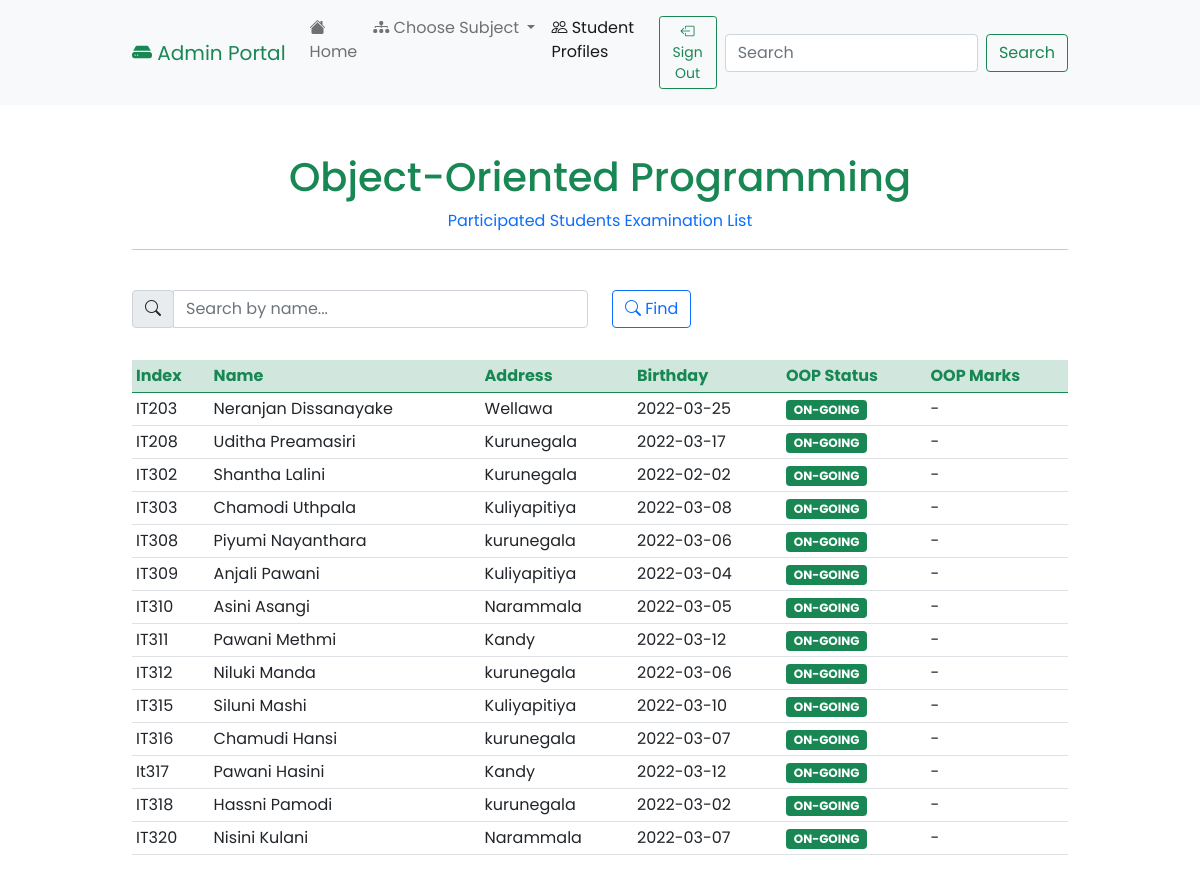
Page /list_oop_on.php (signed in) on the committed database.
### tables this page shows
CREATE TABLE `students` (
  `index` varchar(255) NOT NULL,
  `name` varchar(255) NOT NULL,
  `address` varchar(255) NOT NULL,
  `birthday` varchar(255) NOT NULL,
  `oop` varchar(255) NOT NULL,
  `oopmarks` varchar(255) NOT NULL,
  `wad` varchar(255) NOT NULL,
  `wadmarks` varchar(255) NOT NULL,
  `idcp` varchar(255) NOT NULL,
  `idcpmarks` varchar(255) NOT NULL
);

### list_oop_on.php (the view, shortened to what this page needs)
<!doctype html>
<html lang="en">
<head>
    <link href="https://cdn.jsdelivr.net/npm/bootstrap@5.0.2/dist/css/bootstrap.min.css" rel="stylesheet">
    <link rel="stylesheet" href="https://cdn.jsdelivr.net/npm/bootstrap-icons@1.8.1/font/bootstrap-icons.css">
    <link rel="stylesheet" href="styles/main.css">
</head>
<body>
    <nav class="navbar navbar-expand-lg navbar-light bg-light">
        <div class="container-fluid">
            <a class="navbar-brand text-success" href="admin_portal_home.php"><i class="bi bi-hdd-fill"></i> Admin Portal</a>
            <div class="collapse navbar-collapse" id="navbarSupportedContent">
                <ul class="navbar-nav me-auto mb-2 mb-lg-0">
                    <li class="nav-item">
                        <a class="nav-link" aria-current="page" href="admin_portal_home.php"><i class="bi bi-house-fill"></i> Home</a>
                    </li>
                    <li class="nav-item dropdown">
                        <a class="nav-link dropdown-toggle" href="#" id="navbarDropdown" role="button" data-bs-toggle="dropdown" aria-expanded="false">
                            <i class="bi bi-diagram-3-fill"></i> Choose Subject
                        </a>
                    </li>
                    <li class="nav-item">
                        <a class="nav-link active" href="student_db.php"><i class="bi bi-people"></i> Student Profiles</a>
                    </li>
                    <li class="nav-item">
                        <a class="nav-link" aria-current="page" href="database/sign_out_admin.php"><button type="button" class="btn btn-outline-success btn-sm"><i class="bi bi-box-arrow-left"></i> Sign Out</button></a>
                    </li>
                </ul>
                <form class="d-flex">
                    <input class="form-control me-2" type="search" placeholder="Search" aria-label="Search" onkeyup="myFunction1()" id="myInput1">
                    <button class="btn btn-outline-success" type="submit">Search</button>
                </form>
            </div>
        </div>
    </nav>
    <br>
    <br>
    <center>
        <h1 class="log-head text-success">Object-Oriented Programming</h1>
        <h9 class="sub-head text-primary">Participated Students Examination List</h9>
        <br>
        <div class="container-fluid">
            <hr>
        </div>
    </center>
    <br>
    <div class="container-fluid">
        <div class="search">
            <form>
                <div class="row">
                    <div class="col">
                        <div class="input-group">
                            <div class="input-group-prepend">
                                <div class="input-group-text"><i class="bi bi-search"></i></div>
                            </div>
                            <input type="text" class="form-control" onkeyup="myFunction()" id="myInput" placeholder="Search by name...">
                        </div>
                    </div>
                    <div class="col">
                        <button type="button" class="btn btn-outline-primary mb-2"><i class="bi bi-search"></i> Find</button>
                    </div>
                </div>
            </form>
            <br>
        </div>
        <table class="table table-hover table-sm" id="myTable">
            <thead class="table-success">
                <tr>
                    <th class="tblhead" scope="col">Index</th>
                    <th class="tblhead" scope="col">Name</th>
                    <th class="tblhead" scope="col">Address</th>
                    <th class="tblhead" scope="col">Birthday</th>
                    <th class="tblhead" scope="col">OOP Status</th>
                    <th class="tblhead" scope="col">OOP Marks</th>
                </tr>
            </thead>
            <tbody>
            <?php
                include 'database/db_connect.php';
                $sql = "SELECT `index`, `name`, `address`, `birthday`, `oop`, `oopmarks`, `wad`, `wadmarks`, `idcp`, `idcpmarks` from `students` where `oop` = 'On-Going'";
                $result = $conn->query($sql);
                if ($result->num_rows > 0) {
                    if (!$conn) {
                        die('Database is not connected!');
                    } else {
                        while ($row = $result->fetch_assoc()) {
                            $oop = $row["oop"];
                            if ($oop == "Participated") {
                                $oopvar = "bg-danger";
                            } else if ($oop == "On-Going") {
                                $oopvar = "bg-success";
                            }
                            echo
                            "<tr><td>" . $row["index"] .
                            "</td><td>" . $row["name"] .
                            "</td><td>" . $row["address"] .
                            "</td><td>" . $row["birthday"] .
                            "</td><td><span class='badge $oopvar text-uppercase'>" . $row["oop"] .
                            "</span></td><td>" . $row["oopmarks"] .
                            "</td></tr>";
                        }
                    }
                    echo "</tbody>";
                    echo "</table>";
                } else {
                    echo "No records in database";
                }
            ?>
    </div>
</body>
</html>

### styles/main.css (style rules this page uses)
* { font-family: 'Poppins', sans-serif; }
.container-fluid { max-width: 80%; }
.navbar-brand { color: #198754; }
.active { color: #0d6efd; }
.tblhead { color: #198754; }

### rows in the picture
students: index "IT203", name "Neranjan Dissanayake", address "Wellawa", birthday "2022-03-25", oop "ON-GOING", oopmarks "-"
students: index "IT208", name "Uditha Preamasiri", address "Kurunegala", birthday "2022-03-17", oop "ON-GOING", oopmarks "-"
students: index "IT302", name "Shantha Lalini", address "Kurunegala", birthday "2022-02-02", oop "ON-GOING", oopmarks "-"
students: index "IT303", name "Chamodi Uthpala", address "Kuliyapitiya", birthday "2022-03-08", oop "ON-GOING", oopmarks "-"
students: index "IT308", name "Piyumi Nayanthara", address "kurunegala", birthday "2022-03-06", oop "ON-GOING", oopmarks "-"
students: index "IT309", name "Anjali Pawani", address "Kuliyapitiya", birthday "2022-03-04", oop "ON-GOING", oopmarks "-"
students: index "IT310", name "Asini Asangi", address "Narammala", birthday "2022-03-05", oop "ON-GOING", oopmarks "-"
students: index "IT311", name "Pawani Methmi", address "Kandy", birthday "2022-03-12", oop "ON-GOING", oopmarks "-"
students: index "IT312", name "Niluki Manda", address "kurunegala", birthday "2022-03-06", oop "ON-GOING", oopmarks "-"
students: index "IT315", name "Siluni Mashi", address "Kuliyapitiya", birthday "2022-03-10", oop "ON-GOING", oopmarks "-"
students: index "IT316", name "Chamudi Hansi", address "kurunegala", birthday "2022-03-07", oop "ON-GOING", oopmarks "-"
students: index "It317", name "Pawani Hasini", address "Kandy", birthday "2022-03-12", oop "ON-GOING", oopmarks "-"
students: index "IT318", name "Hassni Pamodi", address "kurunegala", birthday "2022-03-02", oop "ON-GOING", oopmarks "-"
students: index "IT320", name "Nisini Kulani", address "Narammala", birthday "2022-03-07", oop "ON-GOING", oopmarks "-"
